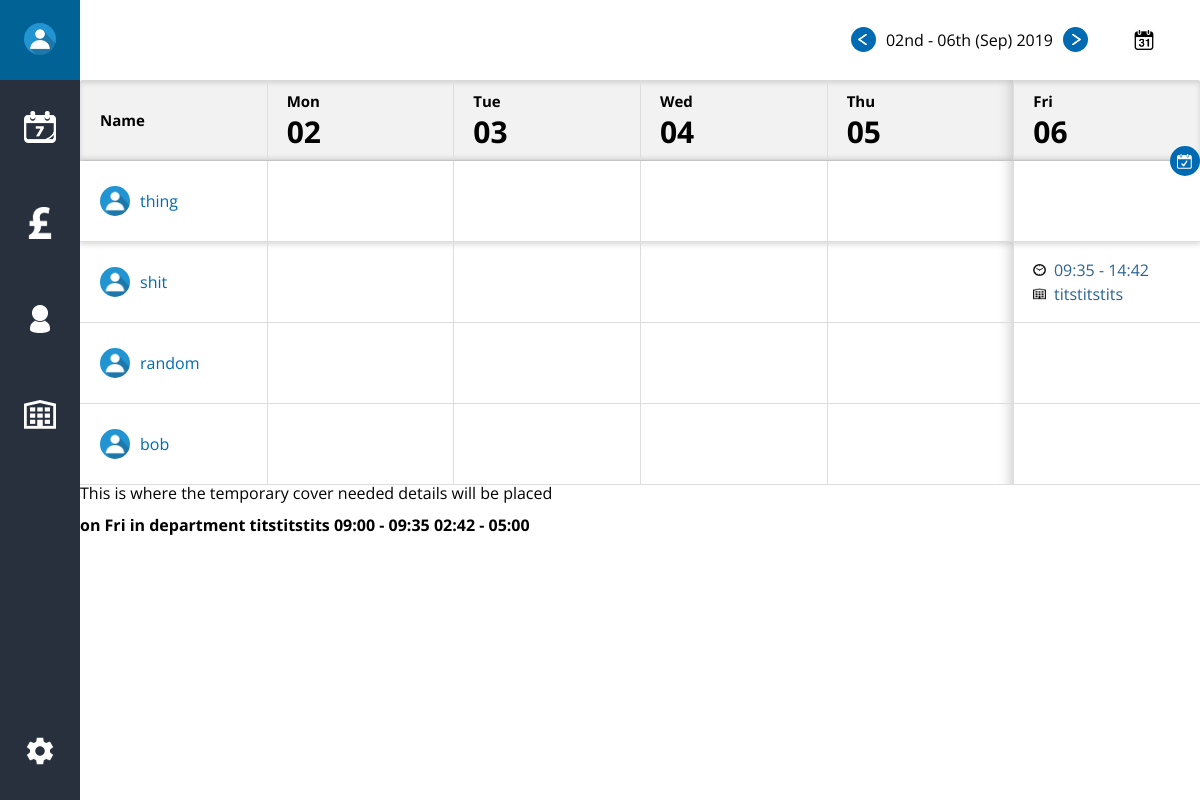
/app/overview?login=success (signed in), run on the app's committed database.
### tables this page shows
CREATE TABLE IF NOT EXISTS `tblcompany` (
  `CompanyID` int(11) NOT NULL AUTO_INCREMENT,
  `CompanyName` varchar(256) NOT NULL,
  `CompanyStart` time NOT NULL,
  `CompanyStop` time NOT NULL,
  `CompanyMaxHours` int(11) NOT NULL,
  `CompanyStartDay` int(11) NOT NULL,
  `CompanyEndDay` int(11) NOT NULL,
  `CompanyPayout` varchar(256) NOT NULL,
  PRIMARY KEY (`CompanyID`),
  UNIQUE KEY `CompanyID` (`CompanyID`) USING BTREE
);

CREATE TABLE IF NOT EXISTS `tblemployee` (
  `EmployeeID` int(11) NOT NULL AUTO_INCREMENT,
  `CompanyID` int(11) NOT NULL,
  `EmployeeFirst` varchar(256) NOT NULL,
  `EmployeeLast` varchar(256) NOT NULL,
  `EmployeeType` varchar(256) NOT NULL,
  `EmployeePayrate` decimal(11,2) NOT NULL,
  `EmployeeEmail` varchar(256) NOT NULL,
  `EmployeePassword` varchar(256) NOT NULL,
  PRIMARY KEY (`EmployeeID`),
  UNIQUE KEY `EmployeeID` (`EmployeeID`),
  KEY `CompanyID` (`CompanyID`)
);

CREATE TABLE IF NOT EXISTS `tblbook` (
  `EmployeeID` int(11) NOT NULL,
  `DepartmentID` int(11) NOT NULL,
  `BookID` int(11) NOT NULL AUTO_INCREMENT,
  `StartTime` time NOT NULL,
  `EndTime` time NOT NULL,
  `BookDate` date NOT NULL,
  `Description` text NOT NULL,
  PRIMARY KEY (`BookID`),
  UNIQUE KEY `BookID` (`BookID`),
  KEY `DepartmentID` (`DepartmentID`),
  KEY `EmployeeID` (`EmployeeID`,`DepartmentID`,`BookID`) USING BTREE
);

CREATE TABLE IF NOT EXISTS `tbldepartment` (
  `DepartmentID` int(11) NOT NULL AUTO_INCREMENT,
  `CompanyID` int(11) NOT NULL,
  `DepartmentName` varchar(256) NOT NULL,
  `DepartmentMinEmployees` int(11) NOT NULL,
  PRIMARY KEY (`DepartmentID`),
  UNIQUE KEY `DepartmentID` (`DepartmentID`),
  KEY `CompanyID` (`CompanyID`)
);

### app/overview.php (the view, shortened to what the rows shown need)
<?php
    require_once "../includes/header.inc.php";
    require_once "../includes/dbh.inc.php";
    require_once "../includes/classes.php";
    $date = new Calender();
    $currentDate = escape(escape(Input::get('date', date('Y-m-d'))));
    if ($date->validateDate($currentDate)) {
        $date->setDates($currentDate);
    } else {
        header("Location: /zero-hour-contractor/app/overview?url=invalid");
        exit();
    }
    $cover = array();
    if (Session::exists('user')) {
        $employee = new Employee();
        $user = $employee->getByID(Session::get('user'));
        $organization = new Company();
        $company = $organization->getByID($user->CompanyID);
        $eResult = $employee->getFromCuid($company->CompanyID);
        $departments = new Department();
        $department = $departments->getDepByComp($company->CompanyID);
    } else {
        header("Location: /zero-hour-contractor/index?login=nologin");
        exit();
    }
?>
<header id="header__overview-header">
    <nav class="overview-header__nav">
        <form action="" method="GET" autocomplete="off">
            <button name="date" value="<?php echo $date->decrementWeek('Y') . '-' . $date->decrementWeek('m') . '-' . $date->decrementWeek('d'); ?>" class="prev"></button>
        </form>
        <span class="overview-header__carousel">
            <?php
                $date->setDate($company->CompanyStartDay);
                $month = $date->getDate('M');
                echo $date->getDate('dS') . " - ";
                $numDays = ($company->CompanyEndDay - $company->CompanyStartDay) + 1;
                $date->setDate($company->CompanyEndDay);
                echo $date->getDate('dS') . " (" . $month . ") " . $date->getDate('Y');
            ?>
        </span>
        <form action="" method="GET" autocomplete="off">
            <button name="date" value="<?php echo $date->incrementWeek('Y') . '-' . $date->incrementWeek('m') . '-' . $date->incrementWeek('d'); ?>" class="next"></button>
        </form>
        <form action="" method="GET" autocomplete="off" id="date-selector">
        </form>
    </nav>
</header>
<div id="overview-manager" class="overview-manager__container">
    <div class="overview-manager__table">
        <div class="overview-manager__row overview-manager__row--header">
            <?php
                for ($i = $company->CompanyStartDay; $i < $company->CompanyEndDay + 1; $i++) {
                    $date->setDate($i);
                    if ($department) {
                        foreach ($department as $dep) {
                            $cover[$date->getDate('D')][$dep->DepartmentID] = array();
                        }
                    }
            ?>
                <div class="overview-manager__cell overview-manager__cell--header <?php echo $date->checkToday("overview-manager__cell--today ", "") . "day" . $numDays; ?>">
                    <div class="cell__content">
                        <div class="cell__text-content">
                            <span><?php echo  $date->getDate('D'); ?></span>
                            <span class="day"><?php echo $date->getDate('d'); ?></span>
                        </div>
                    </div>
                </div>
            <?php
                }
            ?>
        </div>
        <?php
            if ($eResult) {
                foreach ($eResult as $emp) {
        ?>
            <div class="overview-manager__row <?php if ($emp->EmployeeID == $user->EmployeeID) { echo "user"; } ?>">
                <div class="overview-manager__cell <?php echo "day" . $numDays; ?>">
                    <div class="cell__content cell__content--first">
                        <div class="cell__text-content">
                            <img src="../media/img/icons/profile.jpg" class="user-pic" />
                            <span><?php echo $emp->EmployeeFirst; ?></span>
                        </div>
                    </div>
                </div>
                <?php
                    for ($i = $company->CompanyStartDay; $i < ($company->CompanyEndDay + 1); $i++) {
                        $date->setDate($i);
                        $hours = new HourTile();
                        $requests = $hours->getByIdDate($emp->EmployeeID, $date->getDate());
                        if ($requests) {
                            foreach ($requests as $key => $value) {
                                $cover[$date->getDate('D')][$value->DepartmentID][] = array($hours->getStart($value), $hours->getEnd($value), $value->BookID);
                            }
                            $hResult = $requests[0];
                ?>
                    <div class="overview-manager__cell overview-manager__cell--button <?php echo $date->checkToday("overview-manager__cell--today ", "") . "day" . $numDays; ?>">
                        <div class="cell__content cell__content--dropdown">
                            <div class="cell__text-content cell__text-content--responsive">
                                <span>
                                    <img src="../media/img/icons/clock.png" alt="Clock time icon" class="img-small" />
                                    <?php echo $hours->getStart($hResult); ?> - <?php echo $hours->getEnd($hResult); ?>
                                </span>
                                <span>
                                    <img src="../media/img/icons/department.png" alt="Department icon" class="img-small" />
                                    <?php echo $hours->getDepartment($hResult->DepartmentID, $department); ?>
                                </span>
                            </div>
                        </div>
                            <?php
                                if ($date->getDate() >= $date->getToday()) {
                            ?>
                                                        <input type="hidden" name="date" value="<?php $date->getDate(); ?>" />
                            <?php
                                }
                            ?>
                    </div>
                <?php
                    } else {
                        if ($date->getDate() >= $date->getToday()) {
                ?>
                    <div class="overview-manager__cell overview-manager__cell--button overview-manager__cell--empty <?php echo $date->checkToday("overview-manager__cell--today ", "") . "day" . $numDays; ?>">
                        <div class="cell__content modal__open"> </div>
                                        <?php
                                            if (!$department) {
                                                if ($user->EmployeeType == 'admin') {
                                        ?>
                                            <p>You currently have no department to bind hours to.</p>
                                            <span class="modal__form">
                                                <a href="department" class="modal-form__add">Add Departments</a>
                                            </span>
                                        <?php
                                                } else {
                                        ?>
                                            <p>You currently have no department to bind hours to.</p>
                                            <p>You must wait for an admin to create some.</p>
                                        <?php
                                                }
                                            } else {
                                        ?>
                                                <input type="hidden" name="date" value="<?php $date->getDate(); ?>" />
                                        <?php
                                            }
                                        ?>
                        <?php
                            if ($date->checkToday() && $emp->EmployeeID == $user->EmployeeID) {
                        ?>
                            <div class="notifications">
                                <div class="notification-bubble notification-bubble--today">
                                    <img src="../media/img/icons/today.png" alt="Description icon" />
                                </div>
                            </div>
                        <?php
                            }
                        ?>
                    </div>
                <?php
                    } else {
                ?>
                    <div class="overview-manager__cell overview-manager__cell--button overview-manager__cell--before <?php echo "day" . $numDays; ?>">
                        <div class="cell__content"> </div>
                    </div>
                <?php
                            }
                        }
                    }
                ?>
            </div>
        <?php
                }
            } else {
                echo "there is nothing to display here!";
            }
        ?>
    </div>
    <div id="footer__overview-footer">
        This is where the temporary cover needed details will be placed<br><br>
        <b>
        <?php
            $cStart = new DateTime($company->CompanyStart);
            $cEnd = new DateTime($company->CompanyStop);
            function check_gaps($shifts, $start, $end) {
                if (count($shifts) < 1) {
                    return;
                }
                $last = $start;
                $cases = array();
                foreach ($shifts as $shift) {
                    if ($shift[0] > $last) {
                        $cases[] = array($last->format('h:i'), $shift[0]->format('h:i'));
                    }
                    $last = $shift[1];
                }
                if ($end > $last) {
                    $cases[] = array($last->format('h:i'), $end->format('h:i'));
                }
                return $cases;
            }
            foreach ($cover as $day => $shift) {
                foreach ($shift as $key => $dep) {
                    $full = array();
                    foreach($dep as $time) {
                        $start = new DateTime($time[0]);
                        $end = new DateTime($time[1]);
                        $full[] = array($start, $end);
                    }
                    usort($full,"my_sort");
                    $cases = check_gaps($full, $cStart, $cEnd);
                    if (count($cases) > 0) {
                        echo "on " . $day . " in department " . $hours->getDepartment($key, $department);
                        foreach ($cases as $case) {
                            print_r($case[0]);
                            echo " - ";
                            print_r($case[1]);
                        }
                        echo "<br> <br>";
                    }
                }
            }
        ?>
        </b>
    </div>
</div>
<?php
    require_once "../includes/footer.inc.php";
?>

### data on the page
tblcompany: CompanyStartDay "02nd", CompanyEndDay "06th", CompanyStartDay "Sep", CompanyEndDay "2019", CompanyStartDay "Mon", CompanyStartDay "02"
tblemployee: EmployeeFirst "thing"
tblemployee: EmployeeFirst "shit", tblbook.StartTime "09:35", tblbook.EndTime "14:42", tblbook.DepartmentID "titstitstits"
tblemployee: EmployeeFirst "random"
tblemployee: EmployeeFirst "bob"
tbldepartment: day "Fri", DepartmentName "titstitstits", value "09:00 09:35", value "02:42 05:00"

### other printed values
$date->getDate('D') "Tue"
$date->getDate('d') "03"
$date->getDate('D') "Wed"
$date->getDate('d') "04"
$date->getDate('D') "Thu"
$date->getDate('d') "05"
$date->getDate('D') "Fri"
$date->getDate('d') "06"
